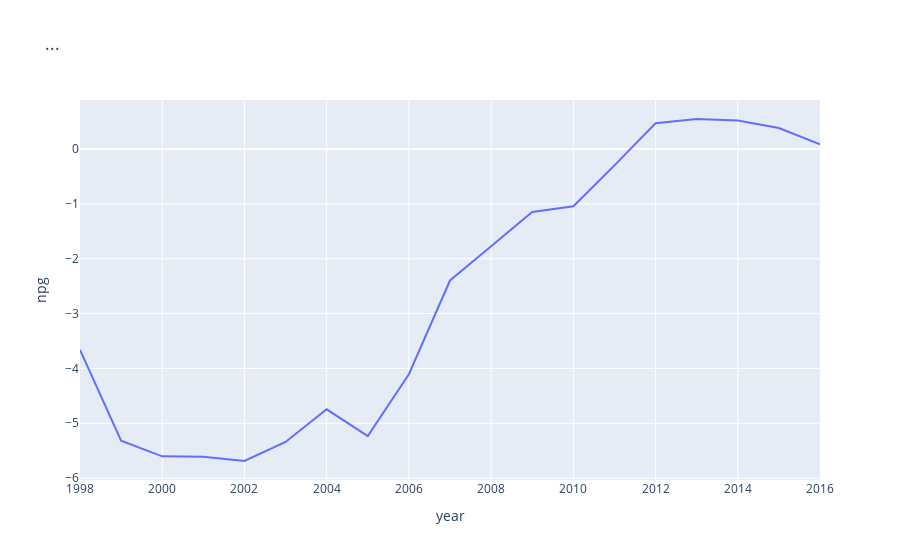

Source (notebook cell):
### Code cell
fig = px.line(df_data, x=df_data.index, y="npg", 
             title="...")
fig.show()

### Figure 1 — Plotly figure (JSON) as saved in the notebook; plotly's stock layout.template omitted (floating-point values rounded to 4 significant figures)
{"data": [{"hovertemplate": "year=%{x}<br>npg=%{y}<extra></extra>", "legendgroup": "", "line": {"color": "#636efa", "dash": "solid"}, "marker": {"symbol": "circle"}, "mode": "lines", "name": "", "orientation": "v", "showlegend": false, "type": "scatter", "x": [1998, 1999, 2000, 2001, 2002, 2003, 2004, 2005, 2006, 2007, 2008, 2009, 2010, 2011, 2012, 2013, 2014, 2015, 2016], "xaxis": "x", "y": [-3.662, -5.317, -5.602, -5.612, -5.688, -5.341, -4.746, -5.233, -4.105, -2.396, -1.773, -1.148, -1.042, -0.2976, 0.4711, 0.5482, 0.52, 0.3835, 0.08588], "yaxis": "y"}], "layout": {"legend": {"tracegroupgap": 0}, "title": {"text": "..."}, "xaxis": {"anchor": "y", "domain": [0, 1], "title": {"text": "year"}}, "yaxis": {"anchor": "x", "domain": [0, 1], "title": {"text": "npg"}}}}
